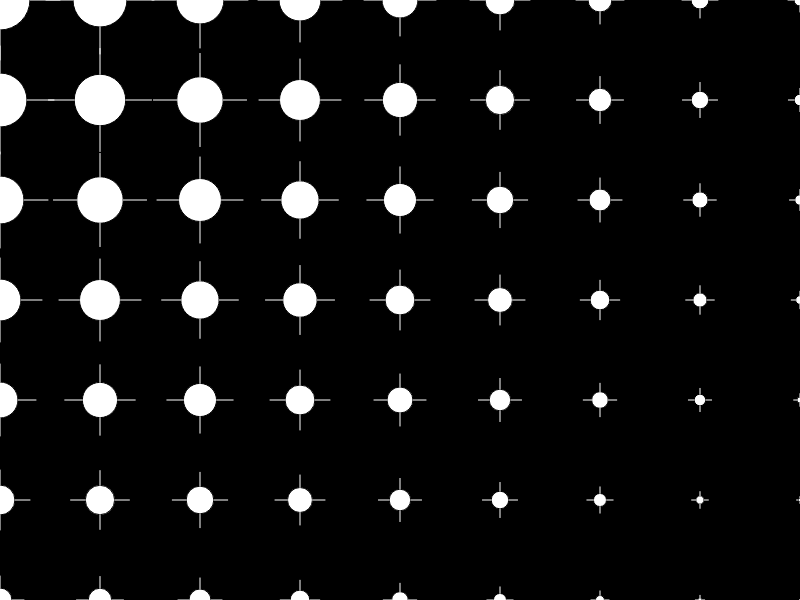
Frame 1 (no input)
Frame 60 (no input): identical to frame 1, image omitted
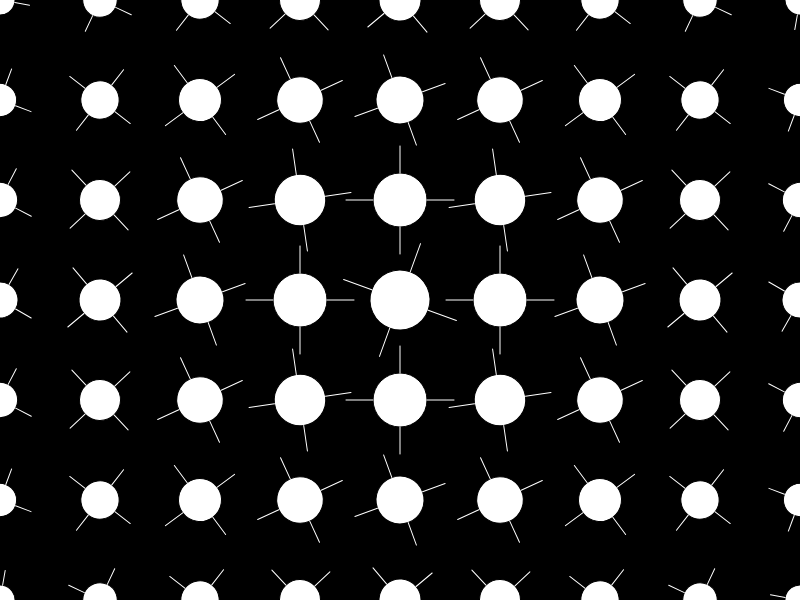
Frame 120 (the mouse pressed at the canvas centre since frame 60)

The p5.js sketch that drew these frames (run headless with seeded random() and noise() and a simulated clock; from frame 60 on, the mouse is pressed at the canvas centre):

// p5.js sketch
// ── sketch.js
function setup() {
  createCanvas(800, 600);
}

function draw() {
  background(0);
  //hacemos un doble for loop para dibujar "en grilla"
  for (let i = 0; i < 10; i++) {
    for (let j = 0; j < 10; j++) {
      let distancia = dist(mouseX, mouseY, 100 * i, 100 * j);
      let distanciaMapped = map(distancia, 0, 1000, 1, 0);
      //llamamos a nuestra funcion, y posicionamos cada unidad en su propio lugar
      dibujaCruz(100 * i, 100 * j, 60, distanciaMapped);
    }
  }
}

function dibujaCruz(centroX, centroY, t, d) {
  push();
  translate(centroX, centroY);
  rotate(radians(mouseX/2)*d);
  circle(0, 0, t * d);
  stroke(255);
  line(0, -t/2 * d, 0, -t * d);
  line(t/2 * d, 0, t * d, 0);
  line(0, t/2 * d, 0, t * d);
  line(-t/2 * d, 0, -t * d, 0);
  pop();
}
